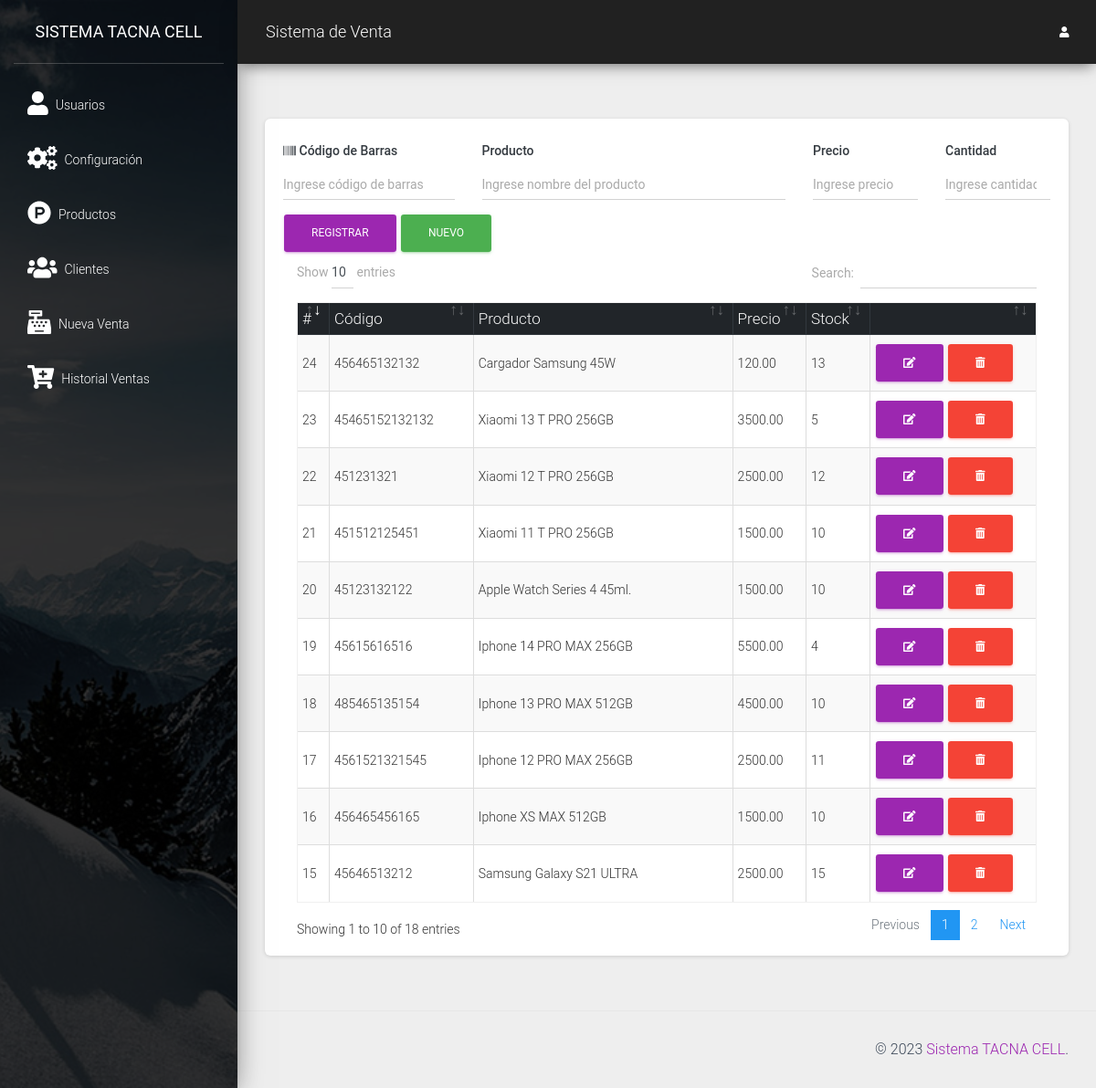
The app's page /src/productos.php (signed in) with its own data.
### tables this page shows
CREATE TABLE IF NOT EXISTS `producto` (
  `codproducto` int(11) NOT NULL AUTO_INCREMENT,
  `codigo` varchar(20) NOT NULL,
  `descripcion` varchar(200) NOT NULL,
  `precio` decimal(10,2) NOT NULL,
  `existencia` int(11) NOT NULL,
  PRIMARY KEY (`codproducto`)
);

### src/productos.php (the view, shortened to what this page needs)
<?php
include_once "includes/header.php";
?>
<div class="card shadow-lg">
    <div class="card-body">
        <div class="row">
            <div class="col-md-12">
                <form action="" method="post" autocomplete="off" id="formulario">
                    <div class="row">
                        <div class="col-md-3">
                            <div class="form-group">
                                <label for="codigo" class=" text-dark font-weight-bold"><i class="fas fa-barcode"></i> Código de Barras</label>
                                <input type="text" placeholder="Ingrese código de barras" name="codigo" id="codigo" class="form-control">
                            </div>
                        </div>
                        <div class="col-md-5">
                            <div class="form-group">
                                <label for="producto" class=" text-dark font-weight-bold">Producto</label>
                                <input type="text" placeholder="Ingrese nombre del producto" name="producto" id="producto" class="form-control">
                            </div>
                        </div>
                        <div class="col-md-2">
                            <div class="form-group">
                                <label for="precio" class=" text-dark font-weight-bold">Precio</label>
                                <input type="text" placeholder="Ingrese precio" class="form-control" name="precio" id="precio">
                            </div>
                        </div>
                        <div class="col-md-2">
                            <div class="form-group">
                                <label for="cantidad" class=" text-dark font-weight-bold">Cantidad</label>
                                <input type="number" placeholder="Ingrese cantidad" class="form-control" name="cantidad" id="cantidad">
                            </div>
                        </div>
                        <div class="col-md-6">
                            <input type="submit" value="Registrar" class="btn btn-primary" id="btnAccion">
                            <input type="button" value="Nuevo" onclick="limpiar()" class="btn btn-success" id="btnNuevo">
                        </div>
                    </div>
                </form>
            </div>
        </div>
        <div class="col-md-12">
            <div class="table-responsive">
                <table class="table table-striped table-bordered" id="tbl">
                    <thead class="thead-dark">
                        <tr>
                            <th>#</th>
                            <th>Código</th>
                            <th>Producto</th>
                            <th>Precio</th>
                            <th>Stock</th>
                            <th></th>
                        </tr>
                    </thead>
                    <tbody>
                        <?php
                        include "../conexion.php";
                        $query = mysqli_query($conexion, "SELECT * FROM producto");
                        $result = mysqli_num_rows($query);
                        if ($result > 0) {
                            while ($data = mysqli_fetch_assoc($query)) { ?>
                                <tr>
                                    <td><?php echo $data['codproducto']; ?></td>
                                    <td><?php echo $data['codigo']; ?></td>
                                    <td><?php echo $data['descripcion']; ?></td>
                                    <td><?php echo $data['precio']; ?></td>
                                    <td><?php echo $data['existencia']; ?></td>
                                    <td>
                                        <a href="#" onclick="editarProducto(<?php echo $data['codproducto']; ?>)" class="btn btn-primary"><i class='fas fa-edit'></i></a>
                                        <form action="eliminar_producto.php?id=<?php echo $data['codproducto']; ?>" method="post" class="confirmar d-inline">
                                            <button class="btn btn-danger" type="submit"><i class='fas fa-trash-alt'></i> </button>
                                        </form>
                                    </td>
                                </tr>
                        <?php }
                        } ?>
                    </tbody>
                </table>
            </div>
        </div>
    </div>
</div>
<?php include_once "includes/footer.php"; ?>

### records on screen
producto: codproducto "15", codigo "45646513212", descripcion "Samsung Galaxy S21 ULTRA", precio "2500.00", existencia "15"
producto: codproducto "16", codigo "456465456165", descripcion "Iphone XS MAX 512GB", precio "1500.00", existencia "10"
producto: codproducto "17", codigo "4561521321545", descripcion "Iphone 12 PRO MAX 256GB", precio "2500.00", existencia "11"
producto: codproducto "18", codigo "485465135154", descripcion "Iphone 13 PRO MAX 512GB", precio "4500.00", existencia "10"
producto: codproducto "19", codigo "45615616516", descripcion "Iphone 14 PRO MAX 256GB", precio "5500.00", existencia "4"
producto: codproducto "20", codigo "45123132122", descripcion "Apple Watch Series 4 45ml.", precio "1500.00", existencia "10"
producto: codproducto "21", codigo "451512125451", descripcion "Xiaomi 11 T PRO 256GB", precio "1500.00", existencia "10"
producto: codproducto "22", codigo "451231321", descripcion "Xiaomi 12 T PRO 256GB", precio "2500.00", existencia "12"
producto: codproducto "23", codigo "45465152132132", descripcion "Xiaomi 13 T PRO 256GB", precio "3500.00", existencia "5"
producto: codproducto "24", codigo "456465132132", descripcion "Cargador Samsung 45W", precio "120.00", existencia "13"
